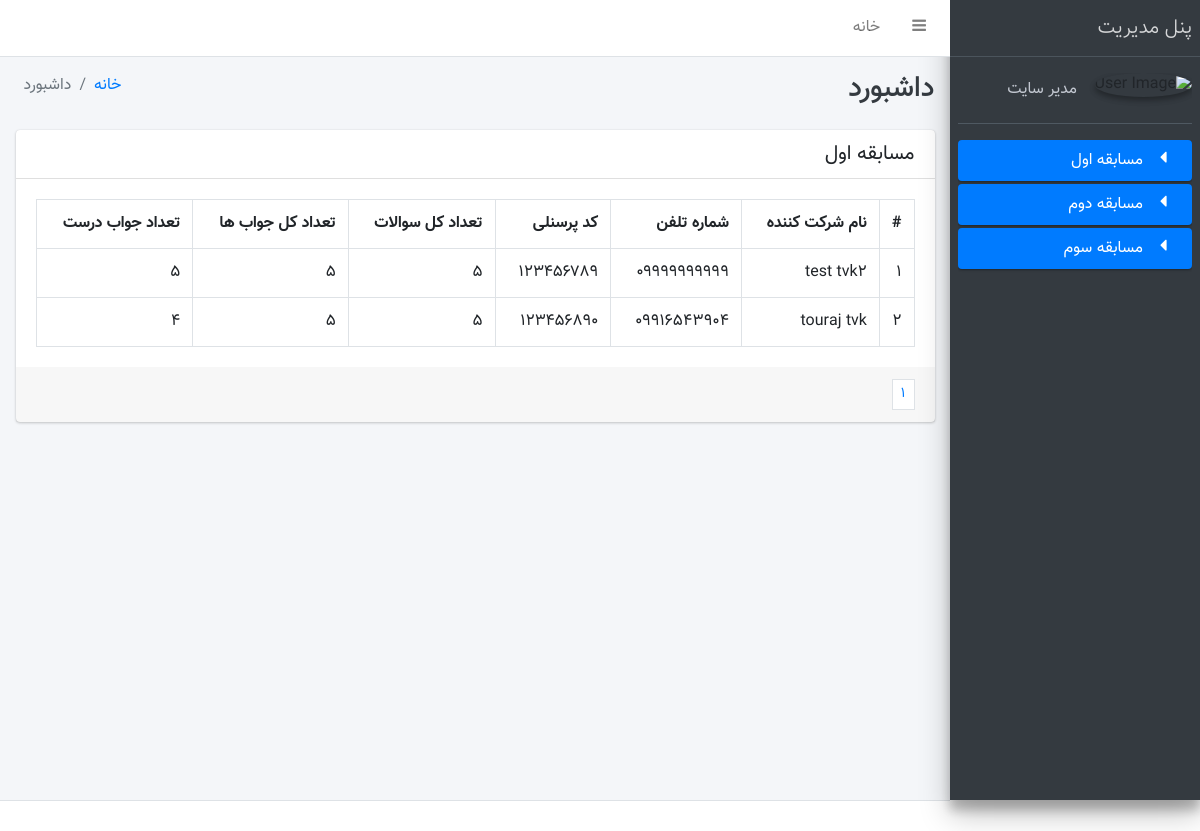
Page /adminDashboard/first/1 (signed in) on the committed database.
### challange/models.py (models this page shows)
class Tournament(models.Model):
    name = models.CharField(max_length=100)
    start = models.DateTimeField(auto_now=False, auto_now_add=False)
    end = models.DateTimeField(auto_now=False, auto_now_add=False)
    minpoint = models.IntegerField()
    howmany = models.IntegerField(default=5)

class ResultMember(models.Model):
    member = models.ForeignKey("Member", on_delete=models.CASCADE)
    tournament = models.ForeignKey("Tournament", on_delete=models.CASCADE)
    all_answer = models.IntegerField()
    all_answer_correct = models.IntegerField()
    valid = models.BooleanField(default=False)

class Member(AbstractUser):
    name = models.CharField(max_length=100)
    personalCode = models.CharField(max_length=20)
    phone = models.CharField(max_length=11)
    verifcode = models.IntegerField(default=0)
    isadmin = models.BooleanField(default=False)

### challange/views.py (the view)
# urls.py: path('adminDashboard/first/<int:page>', firstTournament, name="firstT"),
@login_required(login_url='/login')
def firstTournament(request, page):
    TournamentIdObj1 = Tournament.objects.only('id').get(id=1)
    allMember = Member.objects.all()
    datas = ResultMember.objects.filter(tournament=TournamentIdObj1)
    datasPagination = Paginator(datas, 10)
    page_object = datasPagination.get_page(page)
    page_object.adjusted_elided_pages = datasPagination.get_elided_page_range(
        page)
    context = {"name": "مسابقه اول", "datas": page_object,
               "tourName": "/adminDashboard/first/"}
    return render(request, 'adminDashboard.html', context)

### challange/templates/adminDashboard.html (shortened to what this page needs)
{% extends 'dashboardBase.html' %}
{% load static %}
{% block main %}
<div class="content">
      <div class="container-fluid">
        <div class="row">
          <div class="col-lg-12">
            <div class="card">
              <div class="card-header">
                <h3 class="card-title">{{name}}</h3>
              </div>
              <div class="card-body">
                <table class="table table-bordered">
                  <tr>
                    <th style="width: 10px">#</th>
                    <th>نام شرکت کننده</th>
                    <th>شماره تلفن</th>
                    <th>کد پرسنلی</th>
                    <th>تعداد کل سوالات</th>
                    <th>تعداد کل جواب ها</th>
                    <th>تعداد جواب درست</th>
                  </tr>
                  {% for data in datas %}
                    <tr>
                      <td>{{ forloop.counter }}</td>
                      <td>{{ data.member.name }}</td>
                      <td>{{ data.member.phone }}</td>
                      <td>{{ data.member.personalCode }}</td>
                      <td>{{ data.tournament.howmany }}</td>
                      <td>{{ data.all_answer }}</td>
                      <td>{{ data.all_answer_correct }}</td>
                    </tr>
                  {% endfor %}
                </table>
              </div>
              <div class="card-footer clearfix">
                <ul class="pagination pagination-sm m-0 float-right">
                  {% for page_number in datas.adjusted_elided_pages %}
                      {% if page_number == datas.paginator.ELLIPSIS %}
                          {{page_number}}
                      {% else %}
                          <li class="page-item">
                            <a class="page-link {% if page_number == datas.number %}current{% endif %}"
                               href={{tourName}}{{page_number}}>
                               {{page_number}}
                            </a>
                          </li>
                      {% endif %}
                  {% endfor %}
                </ul>
              </div>
            </div>
          </div>
        </div>
      </div>
    </div>
{% endblock main %}

### rows in the picture
Tournament: name "مسابقه اول"
ResultMember: member.name "test tvk۲", member.phone "۰۹۹۹۹۹۹۹۹۹۹", member.personalCode "۱۲۳۴۵۶۷۸۹", tournament.howmany "۵", all_answer "۵", all_answer_correct "۵"
ResultMember: member.name "touraj tvk", member.phone "۰۹۹۱۶۵۴۳۹۰۴", member.personalCode "۱۲۳۴۵۶۸۹۰", tournament.howmany "۵", all_answer "۵", all_answer_correct "۴"

### other values in the picture
{{ page_number }} "۱"
